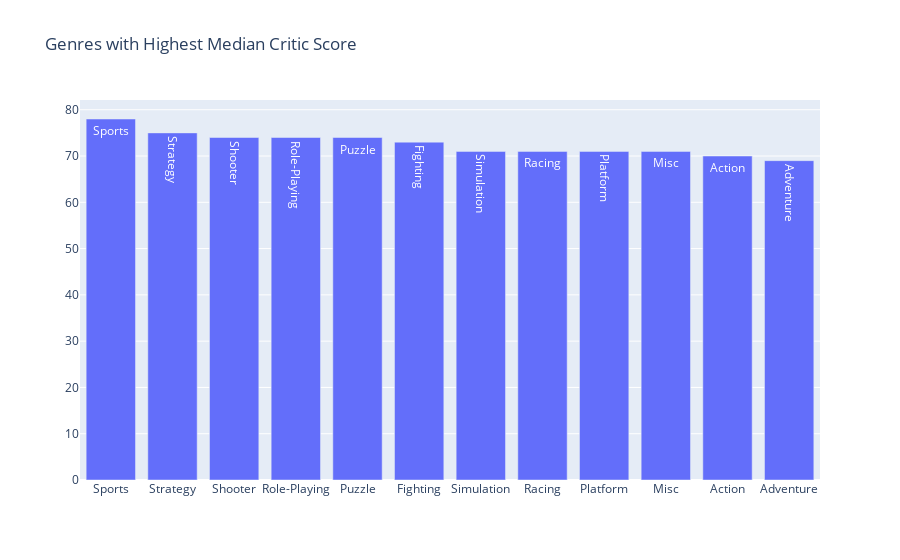

The cell this chart's notebook holds for it:
### Code cell
bar_dropped_data_duplicates = data_post_2000.groupby('Genre')['Critic_Score'].median().sort_values(ascending=False).reset_index()

data = [Bar(x = bar_dropped_data_duplicates['Genre'], y = bar_dropped_data_duplicates['Critic_Score'], text = bar_dropped_data_duplicates['Genre'])]
layout = Layout(title = "Genres with Highest Median Critic Score")

fig = Figure(data = data, layout = layout)

plotly.offline.iplot(fig,show_link = False)

### Figure 1 — Plotly figure (JSON) as saved in the notebook; plotly's stock layout.template omitted (floating-point values rounded to 4 significant figures)
{"data": [{"text": ["Sports", "Strategy", "Shooter", "Role-Playing", "Puzzle", "Fighting", "Simulation", "Racing", "Platform", "Misc", "Action", "Adventure"], "type": "bar", "x": ["Sports", "Strategy", "Shooter", "Role-Playing", "Puzzle", "Fighting", "Simulation", "Racing", "Platform", "Misc", "Action", "Adventure"], "y": [78, 75, 74, 74, 74, 73, 71, 71, 71, 71, 70, 69]}], "layout": {"title": {"text": "Genres with Highest Median Critic Score"}}}
